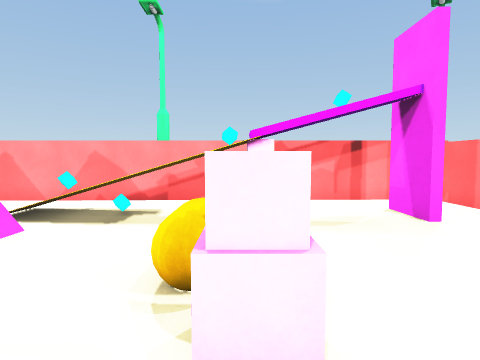
View 1 (above)

14 first-person views from a walk through a Unity game level. The camera is 1.5 m above the floor, tilts 4° down and sees 75° across. The floor is counted in squares, 1 m on a side. Each view is taken from the middle of a square. On the plan, view 1 faces up. The plan holds only what a view shows up to about 15 squares ahead; the rest is blank. The place goes on beyond the plan. The player is left out. Surface patterns are stand-ins for the level's own textures.

View 2
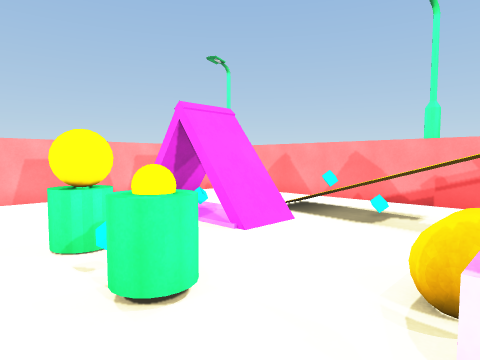

View 3
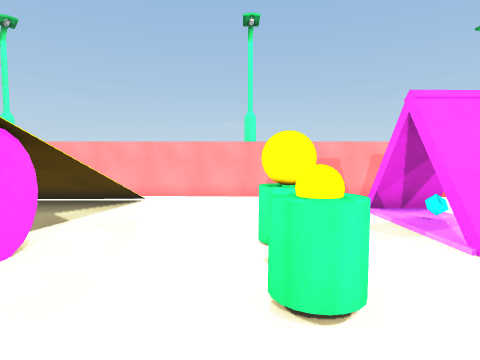

View 4
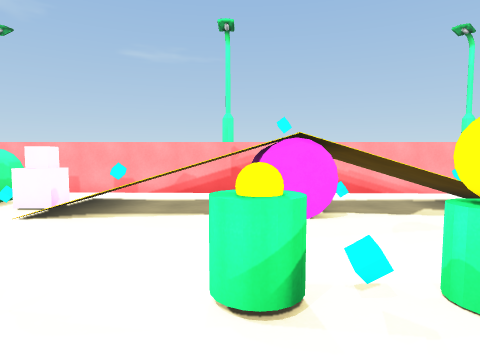

View 5
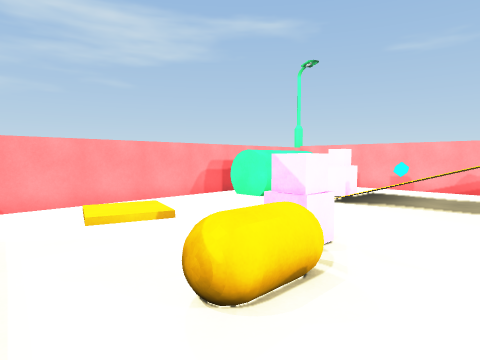

View 6
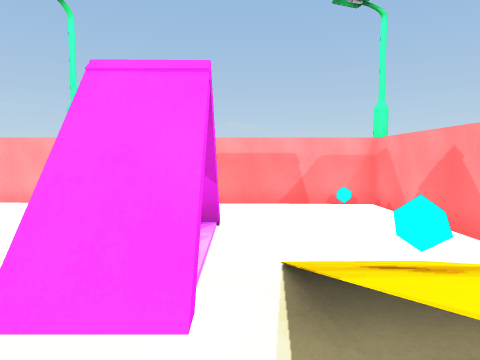

View 7
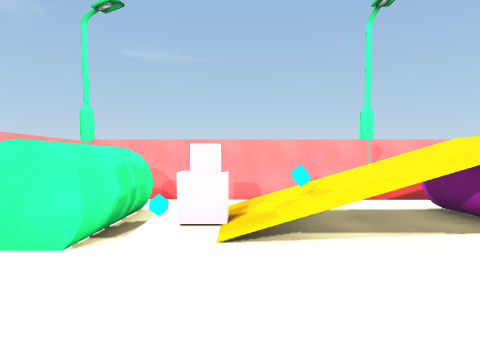

View 8
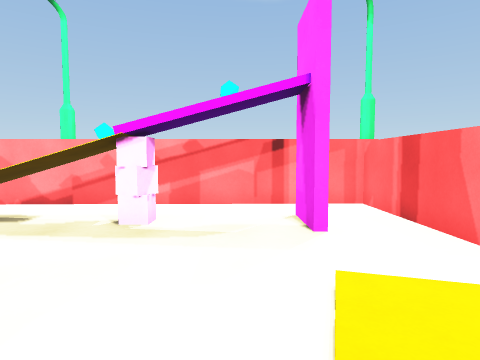

View 9
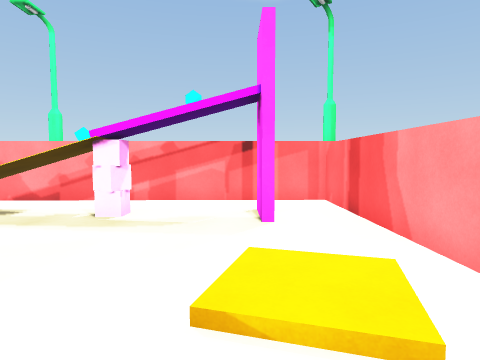

View 10
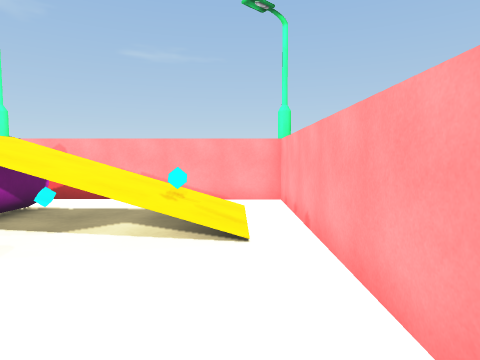

View 11
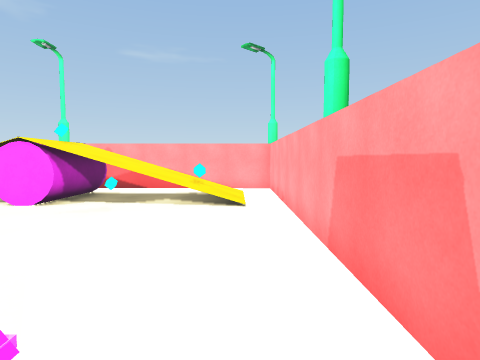

View 12
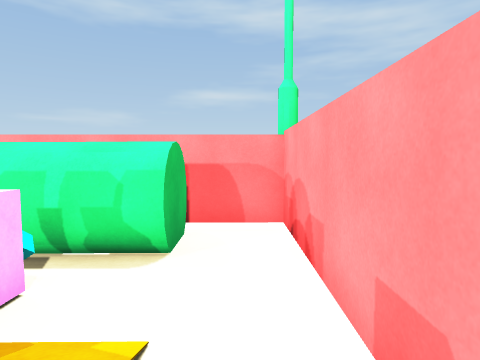

View 13
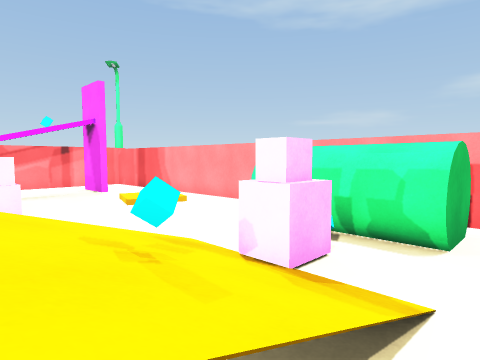

View 14
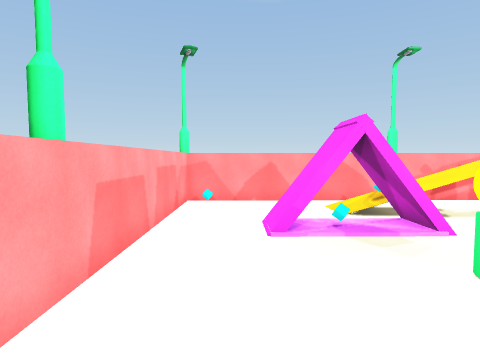

### Floor plan
Key: @ floor where view 1 was taken; # wall or solid block; . main floor; : floor 0.25 m higher than the main floor; / step, stairs or slope; = window, fence, low wall or low ledge; v drop or lower ground; C cyan cube; P pink cube; B ball; G green cylinder; S streetlight; Y cylinder; I pink block; O other object.
Columns run from 13 left of view 1 to 7 right of it. Each row starts with its distance up from view 1.
 12 S####################
 11 #...................#
 10 #.C.....././ .......#
  9 #....../C/C//P#...#.#
  8 #......//////P#...#.#
  7 #...................#
  6 #...=#C#=...........#
  5 #...=#.#=...OO......#
  4 #...........OO.../:/#
  3 #............P...::/#
  2 #......BGCB..P..../.#
  1 #......B..G.........#
  0 #............@......#
 -1 #...................#
 -2 #....../../vvv....GG#
 -3 #.//////Y///////..G #
 -4 #./C///// ////CIICG
 -5 #.///////O//////I.G
 -6 #.//////////////..GG#
 -7 #...................#
 -8 S####################

Where each view was taken, in squares from view 1:
view 1: 0 up, 0 right, facing up
view 2: 0 up, 0 right, facing up-left
view 3: 1 up, 0 right, facing left
view 4: 5 up, 3 left, facing down
view 5: 7 up, 3 left, facing down-right
view 6: 7 up, 2 left, facing left
view 7: 3 up, 2 right, facing down
view 8: 1 up, 3 right, facing up
view 9: 0 up, 4 right, facing up
view 10: 3 up, 11 left, facing down
view 11: 7 up, 11 left, facing down
view 12: 7 down, 0 right, facing right
view 13: 7 down, 1 left, facing up-right
view 14: 3 down, 10 left, facing up
